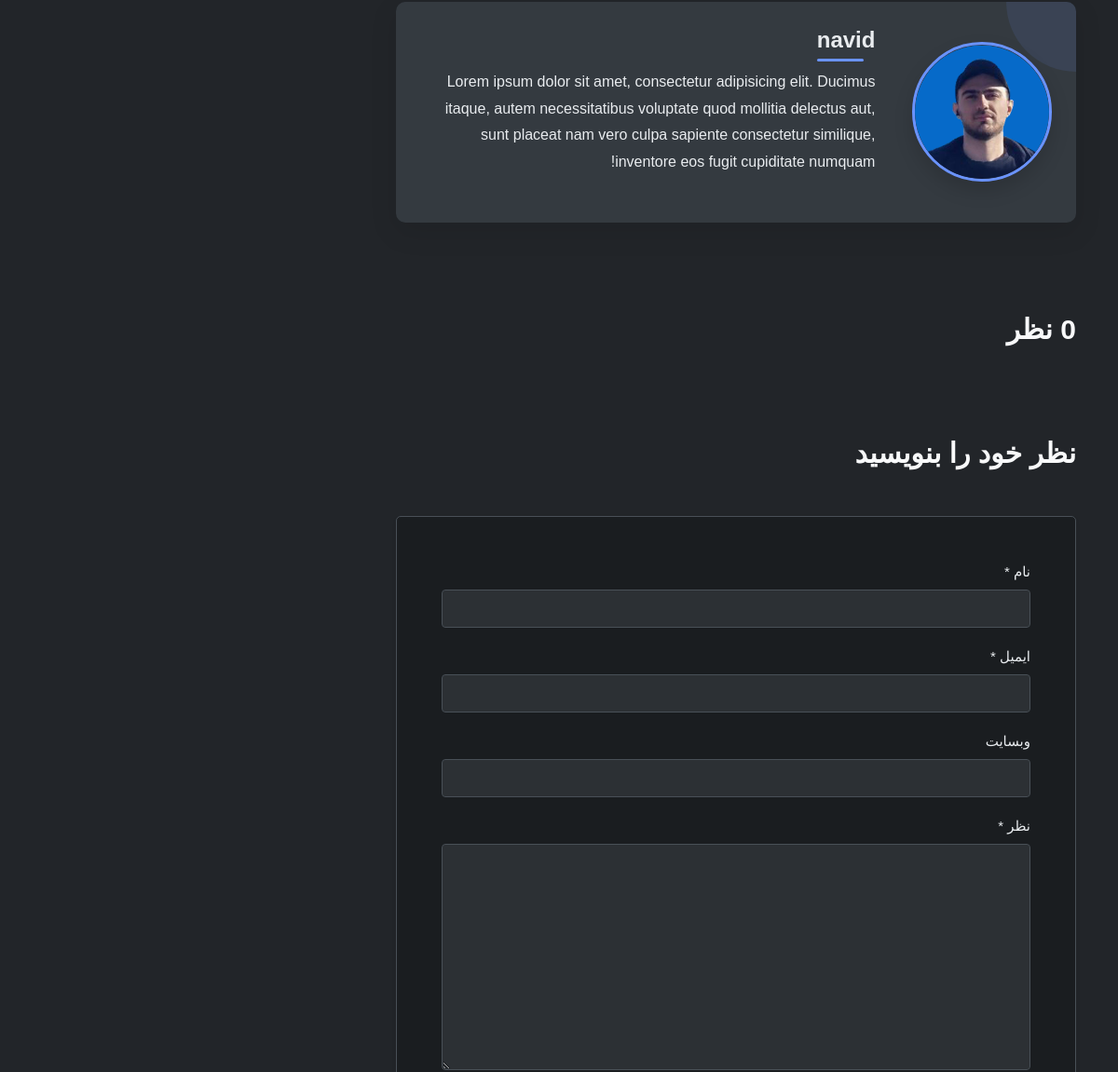
The app's page /blog/just-for-test2/ (middle part), older data.
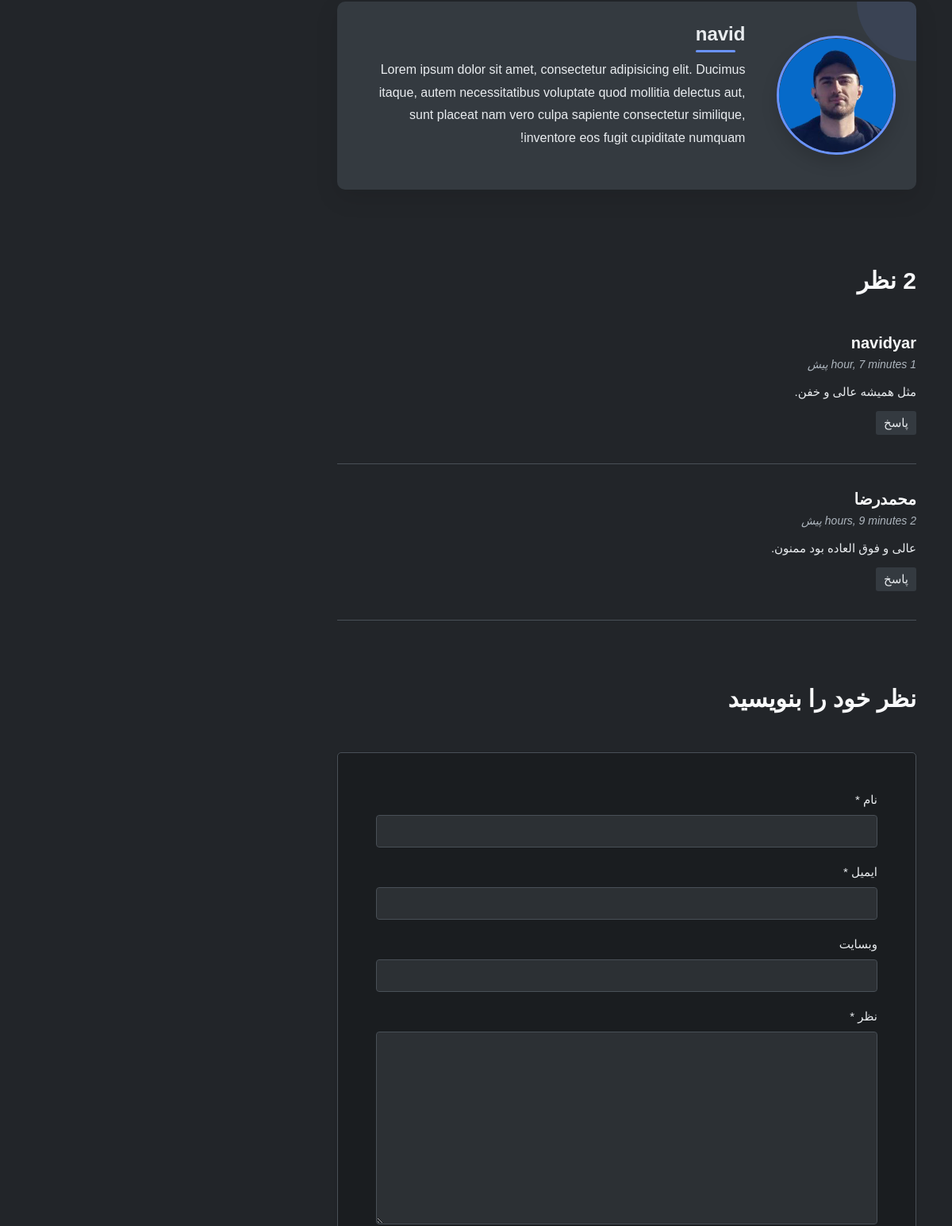
The same page, newer data.
### blog/models.py (models this page shows, shortened)
class Comment(models.Model):
    post = models.ForeignKey(Post, on_delete=models.CASCADE)
    name = models.CharField(max_length=200)
    email = models.EmailField()
    subject = models.CharField(max_length=200)
    message = models.TextField()
    created_at = models.DateTimeField(auto_now_add=True)
    updated_at = models.DateTimeField(auto_now=True)
    approved = models.BooleanField(default=False)
    class Meta:
        ordering = ['-created_at']

### blog/views.py (the view)
# urls.py: path('<slug:slug>/', views.blog_single, name='blog_single'),
def blog_single(request, slug):
    if not slug or slug == '':
        return redirect('blog:blog')
    post = get_object_or_404(Post, slug=slug, status=True)
    comments = Comment.objects.filter(post=post.id , approved=True).order_by('-created_at')
    categories = Category.objects.filter(post=post)
    post.count_views += 1
    post.save()
    word_count = len(post.content.split())
    reading_time = max(1, round(word_count / 200))
    context = {
        'post': post,
        'categories': categories,
        'reading_time': reading_time,
        'tags': post.tags.all(),
        'comments': comments
    }
    return render(request, 'blog/blog-single.html', context)

### blog/models.py (called while the page is built)
    def get_post_count(self):
        return self.post_set.filter(status=True).count()

    def save(self, *args, **kwargs):
        if not self.slug:
            self.slug = slugify(self.title)
        super().save(*args, **kwargs)

### templates/blog/blog-single.html (shortened to what this page needs)
{% extends 'base.html' %}
{% load static %}
{% block extra_css %}
<link rel="stylesheet" href="{% static 'css/blog-single.css' %}">
{% endblock %}
{% block content %}
<section class="ftco-section mt-5 pt-4 pb-5">
  <div class="container">
    <div class="row">
      <div class="col-lg-8">
        <div class="about-author p-4">
          <div class="author-container">
            <div class="author-image">
              <img src="{% static 'images/about/3333.png' %}" alt="{{post.author.username}}" class="img-fluid">
            </div>
            <div class="author-content">
              <h3>{{post.author.username}}</h3>
              <p>Lorem ipsum dolor sit amet, consectetur adipisicing elit. Ducimus itaque, autem necessitatibus voluptate quod mollitia delectus aut, sunt placeat nam vero culpa sapiente consectetur similique, inventore eos fugit cupiditate numquam!</p>
            </div>
          </div>
        </div>
        <div class="pt-5 mt-5">
          <h3 class="mb-5">{{ comments.count }} نظر</h3>
          <ul class="comment-list">
          {% for comment in comments %}
            <li class="comment">
              <div class="comment-body">
                <h3>{{ comment.name }}</h3>
                <div class="meta">{{ comment.created_at|timesince }} پیش</div>
                <p>{{ comment.message }}</p>
                <p><a href="#" class="reply">پاسخ</a></p>
              </div>
            </li>
            {% endfor %}
          </ul>
          <div class="comment-form-wrap pt-5">
            <h3 class="mb-5">نظر خود را بنویسید</h3>
            <form action="#" class="p-5">
              <div class="form-group">
                <label for="name">نام *</label>
                <input type="text" class="form-control" id="name">
              </div>
              <div class="form-group">
                <label for="email">ایمیل *</label>
                <input type="email" class="form-control" id="email">
              </div>
              <div class="form-group">
                <label for="website">وبسایت</label>
                <input type="url" class="form-control" id="website">
              </div>
              <div class="form-group">
                <label for="message">نظر *</label>
                <textarea name="" id="message" cols="30" rows="10" class="form-control"></textarea>
              </div>
            </form>
          </div>
        </div>
      </div>
      <div class="col-lg-4 sidebar">
      </div>
    </div>
  </div>
</section>
{% endblock %}

Row changes from the older to the newer data that the page shows:
added Comment: name "navidyar", created_at "1 hour, 7 minutes", message "مثل همیشه عالی و خفن."
added Comment: name "محمدرضا", created_at "2 hours, 9 minutes", message "عالی و فوق العاده بود ممنون."
